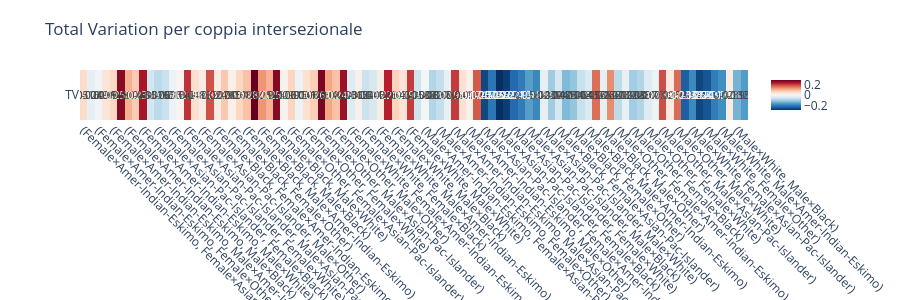

This figure's notebook cell:
### Code cell
# Heatmap TV per coppia intersezionale
pairs = list(inter_effects.keys())
tv_values = [inter_effects[p]['TV'] for p in pairs]

fig = go.Figure(data=go.Heatmap(
    z=[tv_values],
    y=["TV"],
    x=pairs,
    colorscale="RdBu_r",
    zmid=0,
    text=[[f"{v:.4f}" for v in tv_values]],
    texttemplate="%{text}",
    textfont={"size": 10},
))
fig.update_layout(title="Total Variation per coppia intersezionale",
                  xaxis_tickangle=45, height=300, margin=dict(b=150))
fig.show()

### Figure 1 — Plotly figure (JSON) as saved in the notebook; plotly's stock layout.template omitted (floating-point values rounded to 4 significant figures)
{"data": [{"colorscale": [[0, "rgb(5,48,97)"], [0.1, "rgb(33,102,172)"], [0.2, "rgb(67,147,195)"], [0.3, "rgb(146,197,222)"], [0.4, "rgb(209,229,240)"], [0.5, "rgb(247,247,247)"], [0.6, "rgb(253,219,199)"], [0.7, "rgb(244,165,130)"], [0.8, "rgb(214,96,77)"], [0.9, "rgb(178,24,43)"], [1, "rgb(103,0,31)"]], "text": [["0.0516", "-0.0249", "-0.0099", "0.0362", "0.0588", "0.2572", "0.1004", "0.0739", "0.2333", "-0.0516", "-0.0765", "-0.0615", "-0.0154", "0.0072", "0.2056", "0.0488", "0.0222", "0.1817", "0.0249", "0.0765", "0.0151", "0.0611", "0.0837", "0.2821", "0.1254", "0.0988", "0.2582", "0.0099", "0.0615", "-0.0151", "0.0460", "0.0686", "0.2671", "0.1103", "0.0837", "0.2431", "-0.0362", "0.0154", "-0.0611", "-0.0460", "0.0226", "0.2210", "0.0643", "0.0377", "0.1971", "-0.0588", "-0.0072", "-0.0837", "-0.0686", "-0.0226", "0.1984", "0.0417", "0.0151", "0.1745", "-0.2572", "-0.2056", "-0.2821", "-0.2671", "-0.2210", "-0.1984", "-0.1568", "-0.1833", "-0.0239", "-0.1004", "-0.0488", "-0.1254", "-0.1103", "-0.0643", "-0.0417", "0.1568", "-0.0266", "0.1328", "-0.0739", "-0.0222", "-0.0988", "-0.0837", "-0.0377", "-0.0151", "0.1833", "0.0266", "0.1594", "-0.2333", "-0.1817", "-0.2582", "-0.2431", "-0.1971", "-0.1745", "0.0239", "-0.1328", "-0.1594"]], "textfont": {"size": 10}, "texttemplate": "%{text}", "type": "heatmap", "x": ["(Female×Amer-Indian-Eskimo, Female×Asian-Pac-Islander)", "(Female×Amer-Indian-Eskimo, Female×Black)", "(Female×Amer-Indian-Eskimo, Female×Other)", "(Female×Amer-Indian-Eskimo, Female×White)", "(Female×Amer-Indian-Eskimo, Male×Amer-Indian-Eskimo)", "(Female×Amer-Indian-Eskimo, Male×Asian-Pac-Islander)", "(Female×Amer-Indian-Eskimo, Male×Black)", "(Female×Amer-Indian-Eskimo, Male×Other)", "(Female×Amer-Indian-Eskimo, Male×White)", "(Female×Asian-Pac-Islander, Female×Amer-Indian-Eskimo)", "(Female×Asian-Pac-Islander, Female×Black)", "(Female×Asian-Pac-Islander, Female×Other)", "(Female×Asian-Pac-Islander, Female×White)", "(Female×Asian-Pac-Islander, Male×Amer-Indian-Eskimo)", "(Female×Asian-Pac-Islander, Male×Asian-Pac-Islander)", "(Female×Asian-Pac-Islander, Male×Black)", "(Female×Asian-Pac-Islander, Male×Other)", "(Female×Asian-Pac-Islander, Male×White)", "(Female×Black, Female×Amer-Indian-Eskimo)", "(Female×Black, Female×Asian-Pac-Islander)", "(Female×Black, Female×Other)", "(Female×Black, Female×White)", "(Female×Black, Male×Amer-Indian-Eskimo)", "(Female×Black, Male×Asian-Pac-Islander)", "(Female×Black, Male×Black)", "(Female×Black, Male×Other)", "(Female×Black, Male×White)", "(Female×Other, Female×Amer-Indian-Eskimo)", "(Female×Other, Female×Asian-Pac-Islander)", "(Female×Other, Female×Black)", "(Female×Other, Female×White)", "(Female×Other, Male×Amer-Indian-Eskimo)", "(Female×Other, Male×Asian-Pac-Islander)", "(Female×Other, Male×Black)", "(Female×Other, Male×Other)", "(Female×Other, Male×White)", "(Female×White, Female×Amer-Indian-Eskimo)", "(Female×White, Female×Asian-Pac-Islander)", "(Female×White, Female×Black)", "(Female×White, Female×Other)", "(Female×White, Male×Amer-Indian-Eskimo)", "(Female×White, Male×Asian-Pac-Islander)", "(Female×White, Male×Black)", "(Female×White, Male×Other)", "(Female×White, Male×White)", "(Male×Amer-Indian-Eskimo, Female×Amer-Indian-Eskimo)", "(Male×Amer-Indian-Eskimo, Female×Asian-Pac-Islander)", "(Male×Amer-Indian-Eskimo, Female×Black)", "(Male×Amer-Indian-Eskimo, Female×Other)", "(Male×Amer-Indian-Eskimo, Female×White)", "(Male×Amer-Indian-Eskimo, Male×Asian-Pac-Islander)", "(Male×Amer-Indian-Eskimo, Male×Black)", "(Male×Amer-Indian-Eskimo, Male×Other)", "(Male×Amer-Indian-Eskimo, Male×White)", "(Male×Asian-Pac-Islander, Female×Amer-Indian-Eskimo)", "(Male×Asian-Pac-Islander, Female×Asian-Pac-Islander)", "(Male×Asian-Pac-Islander, Female×Black)", "(Male×Asian-Pac-Islander, Female×Other)", "(Male×Asian-Pac-Islander, Female×White)", "(Male×Asian-Pac-Islander, Male×Amer-Indian-Eskimo)", "(Male×Asian-Pac-Islander, Male×Black)", "(Male×Asian-Pac-Islander, Male×Other)", "(Male×Asian-Pac-Islander, Male×White)", "(Male×Black, Female×Amer-Indian-Eskimo)", "(Male×Black, Female×Asian-Pac-Islander)", "(Male×Black, Female×Black)", "(Male×Black, Female×Other)", "(Male×Black, Female×White)", "(Male×Black, Male×Amer-Indian-Eskimo)", "(Male×Black, Male×Asian-Pac-Islander)", "(Male×Black, Male×Other)", "(Male×Black, Male×White)", "(Male×Other, Female×Amer-Indian-Eskimo)", "(Male×Other, Female×Asian-Pac-Islander)", "(Male×Other, Female×Black)", "(Male×Other, Female×Other)", "(Male×Other, Female×White)", "(Male×Other, Male×Amer-Indian-Eskimo)", "(Male×Other, Male×Asian-Pac-Islander)", "(Male×Other, Male×Black)", "(Male×Other, Male×White)", "(Male×White, Female×Amer-Indian-Eskimo)", "(Male×White, Female×Asian-Pac-Islander)", "(Male×White, Female×Black)", "(Male×White, Female×Other)", "(Male×White, Female×White)", "(Male×White, Male×Amer-Indian-Eskimo)", "(Male×White, Male×Asian-Pac-Islander)", "(Male×White, Male×Black)", "(Male×White, Male×Other)"], "y": ["TV"], "z": [[0.05161, -0.02492, -0.009863, 0.03617, 0.05877, 0.2572, 0.1004, 0.07385, 0.2333, -0.05161, -0.07653, -0.06147, -0.01543, 0.007164, 0.2056, 0.04883, 0.02225, 0.1817, 0.02492, 0.07653, 0.01506, 0.0611, 0.08369, 0.2821, 0.1254, 0.09878, 0.2582, 0.009863, 0.06147, -0.01506, 0.04604, 0.06863, 0.2671, 0.1103, 0.08372, 0.2431, -0.03617, 0.01543, -0.0611, -0.04604, 0.0226, 0.221, 0.06427, 0.03768, 0.1971, -0.05877, -0.007164, -0.08369, -0.06863, -0.0226, 0.1984, 0.04167, 0.01508, 0.1745, -0.2572, -0.2056, -0.2821, -0.2671, -0.221, -0.1984, -0.1568, -0.1833, -0.02393, -0.1004, -0.04883, -0.1254, -0.1103, -0.06427, -0.04167, 0.1568, -0.02659, 0.1328, -0.07385, -0.02225, -0.09878, -0.08372, -0.03768, -0.01508, 0.1833, 0.02659, 0.1594, -0.2333, -0.1817, -0.2582, -0.2431, -0.1971, -0.1745, 0.02393, -0.1328, -0.1594]], "zmid": 0}], "layout": {"height": 300, "margin": {"b": 150}, "title": {"text": "Total Variation per coppia intersezionale"}, "xaxis": {"tickangle": 45}}}
